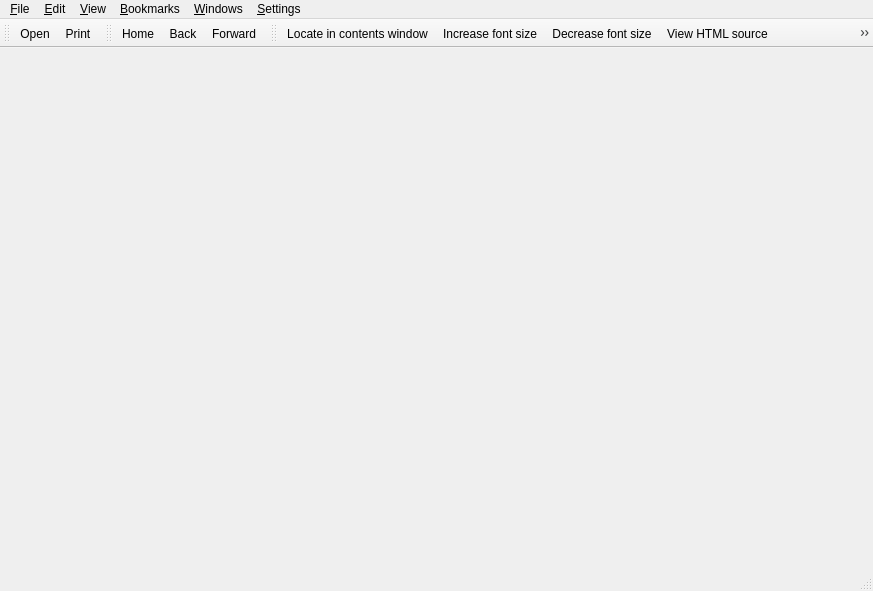
<ui version="4.0" >
 <class>MainWindow</class>
 <widget class="QMainWindow" name="MainWindow" >
  <property name="geometry" >
   <rect>
    <x>0</x>
    <y>0</y>
    <width>873</width>
    <height>591</height>
   </rect>
  </property>
  <property name="windowTitle" >
   <string>kchmviewer</string>
  </property>
  <widget class="QWidget" name="widget" />
  <widget class="QMenuBar" name="menubar" >
   <property name="geometry" >
    <rect>
     <x>0</x>
     <y>0</y>
     <width>873</width>
     <height>22</height>
    </rect>
   </property>
   <widget class="QMenu" name="menu_Settings" >
    <property name="title" >
     <string>&amp;Settings</string>
    </property>
    <addaction name="settings_SettingsAction" />
   </widget>
   <widget class="QMenu" name="menu_Bookmarks" >
    <property name="title" >
     <string>&amp;Bookmarks</string>
    </property>
    <addaction name="bookmark_AddAction" />
    <addaction name="separator" />
   </widget>
   <widget class="QMenu" name="menu_File" >
    <property name="title" >
     <string>&amp;File</string>
    </property>
    <addaction name="file_Open_action" />
    <addaction name="file_Print_action" />
    <addaction name="separator" />
    <addaction name="file_ExtractCHMAction" />
   </widget>
   <widget class="QMenu" name="menu_Edit" >
    <property name="title" >
     <string>&amp;Edit</string>
    </property>
    <addaction name="edit_Copy_action" />
    <addaction name="edit_SelectAll_action" />
    <addaction name="separator" />
    <addaction name="edit_FindAction" />
   </widget>
   <widget class="QMenu" name="menu_View" >
    <property name="title" >
     <string>&amp;View</string>
    </property>
    <addaction name="view_Increase_font_size_action" />
    <addaction name="view_Decrease_font_size_action" />
    <addaction name="view_View_HTML_source_action" />
    <addaction name="separator" />
    <addaction name="view_Toggle_fullscreen_action" />
    <addaction name="view_Toggle_contents_action" />
    <addaction name="view_Locate_in_contents_action" />
    <addaction name="separator" />
    <addaction name="view_Set_encoding_action" />
   </widget>
   <widget class="QMenu" name="menu_Windows" >
    <property name="title" >
     <string>&amp;Windows</string>
    </property>
    <addaction name="action_Close_window" />
    <addaction name="separator" />
   </widget>
   <addaction name="menu_File" />
   <addaction name="menu_Edit" />
   <addaction name="menu_View" />
   <addaction name="menu_Bookmarks" />
   <addaction name="menu_Windows" />
   <addaction name="menu_Settings" />
  </widget>
  <widget class="QToolBar" name="mainToolbar" >
   <property name="windowTitle" >
    <string>general toolbar</string>
   </property>
   <property name="orientation" >
    <enum>Qt::Horizontal</enum>
   </property>
   <attribute name="toolBarArea" >
    <enum>TopToolBarArea</enum>
   </attribute>
   <attribute name="toolBarBreak" >
    <bool>false</bool>
   </attribute>
   <addaction name="file_Open_action" />
   <addaction name="file_Print_action" />
  </widget>
  <widget class="QToolBar" name="navToolbar" >
   <property name="windowTitle" >
    <string>navigation toolbar</string>
   </property>
   <property name="orientation" >
    <enum>Qt::Horizontal</enum>
   </property>
   <attribute name="toolBarArea" >
    <enum>TopToolBarArea</enum>
   </attribute>
   <attribute name="toolBarBreak" >
    <bool>false</bool>
   </attribute>
   <addaction name="nav_actionHome" />
   <addaction name="nav_action_Back" />
   <addaction name="nav_actionForward" />
  </widget>
  <widget class="QToolBar" name="viewToolbar" >
   <property name="windowTitle" >
    <string>action toolbar</string>
   </property>
   <property name="orientation" >
    <enum>Qt::Horizontal</enum>
   </property>
   <attribute name="toolBarArea" >
    <enum>TopToolBarArea</enum>
   </attribute>
   <attribute name="toolBarBreak" >
    <bool>false</bool>
   </attribute>
   <addaction name="view_Locate_in_contents_action" />
   <addaction name="view_Increase_font_size_action" />
   <addaction name="view_Decrease_font_size_action" />
   <addaction name="view_View_HTML_source_action" />
   <addaction name="bookmark_AddAction" />
   <addaction name="nav_actionPreviousPage" />
   <addaction name="nav_actionNextPageToc" />
  </widget>
  <widget class="QStatusBar" name="mainStatusBar" />
  <action name="file_Print_action" >
   <property name="icon" >
    <iconset resource="resources/images.qrc" >:/images/icon_print.png</iconset>
   </property>
   <property name="text" >
    <string>&amp;Print...</string>
   </property>
   <property name="iconText" >
    <string>Print</string>
   </property>
   <property name="toolTip" >
    <string>Print current page</string>
   </property>
   <property name="whatsThis" >
    <string>Prints currently opened page.</string>
   </property>
   <property name="shortcut" >
    <string>Ctrl+P</string>
   </property>
  </action>
  <action name="file_exit_action" >
   <property name="text" >
    <string>&amp;Quit</string>
   </property>
   <property name="iconText" >
    <string>Exit</string>
   </property>
   <property name="whatsThis" >
    <string>Exits the application</string>
   </property>
   <property name="shortcut" >
    <string>Ctrl+Q</string>
   </property>
  </action>
  <action name="edit_Copy_action" >
   <property name="icon" >
    <iconset resource="resources/images.qrc" >:/images/icon_copy.png</iconset>
   </property>
   <property name="text" >
    <string>C&amp;opy</string>
   </property>
   <property name="iconText" >
    <string>Copy</string>
   </property>
   <property name="whatsThis" >
    <string>Copies selected content to clipboard</string>
   </property>
   <property name="shortcut" >
    <string>Ctrl+C</string>
   </property>
  </action>
  <action name="edit_SelectAll_action" >
   <property name="icon" >
    <iconset>image8</iconset>
   </property>
   <property name="text" >
    <string>&amp;Select All</string>
   </property>
   <property name="iconText" >
    <string>Paste</string>
   </property>
   <property name="whatsThis" >
    <string>Selects everything in the document</string>
   </property>
   <property name="shortcut" >
    <string>Ctrl+V</string>
   </property>
  </action>
  <action name="edit_FindAction" >
   <property name="icon" >
    <iconset resource="resources/images.qrc" >:/images/icon_find.png</iconset>
   </property>
   <property name="text" >
    <string>&amp;Find...</string>
   </property>
   <property name="iconText" >
    <string>Find</string>
   </property>
   <property name="toolTip" >
    <string>Find text in currently opened page</string>
   </property>
   <property name="whatsThis" >
    <string>Enters the Find in page mode</string>
   </property>
   <property name="shortcut" >
    <string>Ctrl+F</string>
   </property>
  </action>
  <action name="file_ExtractCHMAction" >
   <property name="text" >
    <string>E&amp;xtract CHM content...</string>
   </property>
   <property name="toolTip" >
    <string>Extract the CHM content to the directory</string>
   </property>
   <property name="whatsThis" >
    <string>Exctracts the CHM archive content to the specified directory. All the files are extracted.</string>
   </property>
  </action>
  <action name="settings_SettingsAction" >
   <property name="text" >
    <string>&amp;Application settings...</string>
   </property>
   <property name="toolTip" >
    <string>Change the application settings</string>
   </property>
   <property name="whatsThis" >
    <string>Change the application settings</string>
   </property>
  </action>
  <action name="bookmark_AddAction" >
   <property name="icon" >
    <iconset resource="resources/images.qrc" >:/images/icon_add_bookmark.png</iconset>
   </property>
   <property name="text" >
    <string>&amp;Add bookmark</string>
   </property>
   <property name="toolTip" >
    <string>Adds a bookmark for currently opened page</string>
   </property>
   <property name="whatsThis" >
    <string>Adds a bookmark for currently opened page. Remembers the opened page, and scroll position. Bookmarks are accessible through Bookmarks menu or tab.</string>
   </property>
   <property name="shortcut" >
    <string>Ctrl+B</string>
   </property>
  </action>
  <action name="view_Increase_font_size_action" >
   <property name="icon" >
    <iconset resource="resources/images.qrc" >:/images/icon_font_increase.png</iconset>
   </property>
   <property name="text" >
    <string>&amp;Increase font size</string>
   </property>
   <property name="toolTip" >
    <string>Increase the font size</string>
   </property>
   <property name="whatsThis" >
    <string>Increases the document font size. The new font size will be stored.</string>
   </property>
   <property name="shortcut" >
    <string>Ctrl++</string>
   </property>
  </action>
  <action name="view_Decrease_font_size_action" >
   <property name="icon" >
    <iconset resource="resources/images.qrc" >:/images/icon_font_decrease.png</iconset>
   </property>
   <property name="text" >
    <string>&amp;Decrease font size</string>
   </property>
   <property name="toolTip" >
    <string>Decrease the font size</string>
   </property>
   <property name="whatsThis" >
    <string>Decreases the document font size. The new font size will be stored.</string>
   </property>
   <property name="shortcut" >
    <string>Ctrl+-</string>
   </property>
  </action>
  <action name="view_View_HTML_source_action" >
   <property name="icon" >
    <iconset resource="resources/images.qrc" >:/images/icon_view_source.png</iconset>
   </property>
   <property name="text" >
    <string>&amp;View HTML source</string>
   </property>
   <property name="toolTip" >
    <string>View HTML source of current page</string>
   </property>
   <property name="whatsThis" >
    <string>Shows the HTML source of currently opened page</string>
   </property>
   <property name="shortcut" >
    <string>Ctrl+U</string>
   </property>
  </action>
  <action name="view_Toggle_fullscreen_action" >
   <property name="checkable" >
    <bool>true</bool>
   </property>
   <property name="text" >
    <string>Enable &amp;full screen mode</string>
   </property>
   <property name="whatsThis" >
    <string>Enters or leaves the fullscreen mode</string>
   </property>
   <property name="shortcut" >
    <string>F11</string>
   </property>
   <property name="autoRepeat" >
    <bool>false</bool>
   </property>
  </action>
  <action name="view_Toggle_contents_action" >
   <property name="checkable" >
    <bool>true</bool>
   </property>
   <property name="checked" >
    <bool>true</bool>
   </property>
   <property name="text" >
    <string>Enable &amp;side window</string>
   </property>
   <property name="whatsThis" >
    <string>Shows or hides the size window (with Content, Index, Search and Bookmark tabs)</string>
   </property>
   <property name="shortcut" >
    <string>F9</string>
   </property>
   <property name="autoRepeat" >
    <bool>false</bool>
   </property>
  </action>
  <action name="view_Locate_in_contents_action" >
   <property name="icon" >
    <iconset resource="resources/images.qrc" >:/images/icon_locate_in_content.png</iconset>
   </property>
   <property name="text" >
    <string>&amp;Locate in contents window</string>
   </property>
   <property name="toolTip" >
    <string>Locate the current page in contents window</string>
   </property>
   <property name="whatsThis" >
    <string>If the current page is present in the Table of Contents, locate it there. </string>
   </property>
   <property name="shortcut" >
    <string>Ctrl+</string>
   </property>
  </action>
  <action name="view_Set_encoding_action" >
   <property name="text" >
    <string>Set &amp;encoding</string>
   </property>
   <property name="whatsThis" >
    <string>Changes the current document encoding. </string>
   </property>
  </action>
  <action name="file_Open_action" >
   <property name="icon" >
    <iconset resource="resources/images.qrc" >:/images/icon_open_file.png</iconset>
   </property>
   <property name="text" >
    <string>&amp;Open...</string>
   </property>
   <property name="toolTip" >
    <string>Open a CHM file</string>
   </property>
   <property name="whatsThis" >
    <string>Opens a new CHM file</string>
   </property>
  </action>
  <action name="nav_action_Back" >
   <property name="icon" >
    <iconset resource="resources/images.qrc" >:/images/icon_back.png</iconset>
   </property>
   <property name="text" >
    <string>Back</string>
   </property>
   <property name="toolTip" >
    <string>Navigate back</string>
   </property>
   <property name="whatsThis" >
    <string>Navigate back in navigation history</string>
   </property>
  </action>
  <action name="nav_actionForward" >
   <property name="icon" >
    <iconset resource="resources/images.qrc" >:/images/icon_forward.png</iconset>
   </property>
   <property name="text" >
    <string>Forward</string>
   </property>
   <property name="toolTip" >
    <string>Navigate forward</string>
   </property>
   <property name="whatsThis" >
    <string>Navigate forward in navigation history</string>
   </property>
  </action>
  <action name="nav_actionHome" >
   <property name="icon" >
    <iconset resource="resources/images.qrc" >:/images/icon_home.png</iconset>
   </property>
   <property name="text" >
    <string>Home</string>
   </property>
   <property name="toolTip" >
    <string>Navigate home</string>
   </property>
   <property name="whatsThis" >
    <string>Navigate to the document Home page, as specified in the document.</string>
   </property>
  </action>
  <action name="nav_actionPreviousPage" >
   <property name="icon" >
    <iconset resource="resources/images.qrc" >:/images/icon_prev_page.png</iconset>
   </property>
   <property name="text" >
    <string>Previous page in Table of Context</string>
   </property>
   <property name="iconText" >
    <string>Previous page in TOC</string>
   </property>
   <property name="toolTip" >
    <string>Go to the previous page in the Table of Contents</string>
   </property>
   <property name="whatsThis" >
    <string>Go to the previous page in the &lt;b>Table of Contents&lt;/b>&lt;br>&lt;br>&lt;i>Shortcut: Ctrl+Left Arrow&lt;/i></string>
   </property>
  </action>
  <action name="nav_actionNextPageToc" >
   <property name="icon" >
    <iconset resource="resources/images.qrc" >:/images/icon_next_page.png</iconset>
   </property>
   <property name="text" >
    <string>Next page in Table of Context</string>
   </property>
   <property name="iconText" >
    <string>Next page in TOC</string>
   </property>
   <property name="toolTip" >
    <string>Go to the next page in the Table of Contents</string>
   </property>
   <property name="whatsThis" >
    <string>Go to the next page in the &lt;b>Table of Contents&lt;/b>&lt;br>&lt;br>&lt;i>Shortcut: Ctrl+Right Arrow&lt;/i></string>
   </property>
  </action>
  <action name="action_Close_window" >
   <property name="text" >
    <string>&amp;Close window</string>
   </property>
   <property name="toolTip" >
    <string>Close current window</string>
   </property>
   <property name="whatsThis" >
    <string>Closes currently opened window</string>
   </property>
   <property name="shortcut" >
    <string>Ctrl+W</string>
   </property>
  </action>
 </widget>
 <layoutdefault spacing="6" margin="11" />
 <resources>
  <include location="resources/images.qrc" />
 </resources>
 <connections/>
</ui>
